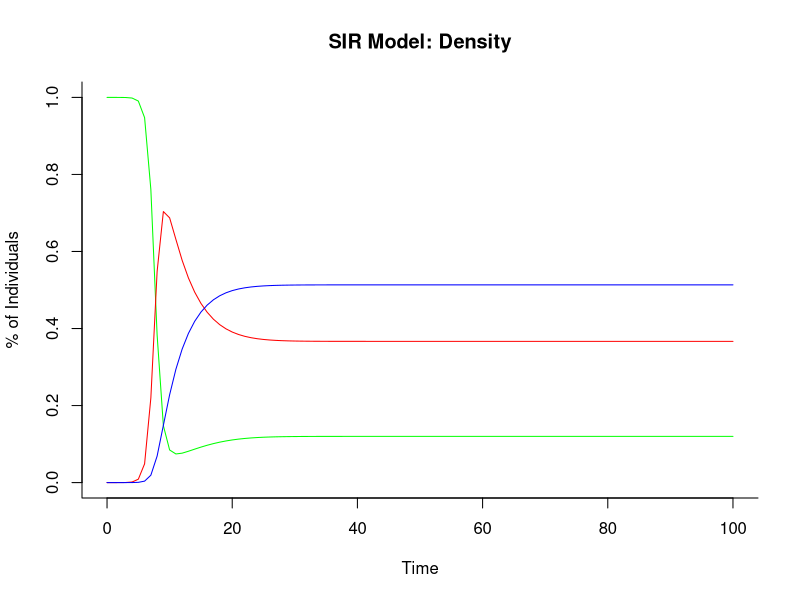

This figure's R source:
#S, I, and R are the initial *totals* proportions of susceptible, infected, and recovered individuals
#Derivative-solving library
library(deSolve) 

sir_density<-function(time, state, parameters)  #Solve SIR equations
	{
  	with(as.list(c(state, parameters)), 
	{
    	dS <- mu - (beta*S*I) - (mu*S)
    	dI <- (beta*S*I) - (gamma*I) - (mu*I)
    	dR <- (gamma*I) - (mu*R)
    	return(list(c(dS, dI, dR)))
  		})}

parms<-	c(beta=2, 				# transmission rate  (Ro=beta/gamma)
		gamma= 0.14,			# recovery rate
		mu = 0.1)			# birth/mortality rate
		
yini<- 	c(S=1-.000001, 				# initial proportion susceptible
		I=.000001, 			# initial proportion infected
		R=0) 				# initial proportion recovered
	
times<- seq(0,100,by=1)   	   		#time sequence to use		

out <- as.data.frame(ode(func = sir_density, y=yini, parms = parms, times=times))
out

graph.colors = c(rgb(0,1,0), rgb(1,0,0), rgb(0,0,1)) #Plot values and add legend
matplot(times, out[,-1], lty=1, type = "l", xlab = "Time", ylab = "% of Individuals", main = "SIR Model: Density", bty = "l", lwd=1, col = graph.colors)
legend(par("usr")[1],par("usr")[3],c("Susceptible", "Infected", "Recovered"), pch=1, col=graph.colors, xjust=0, yjust=2)
